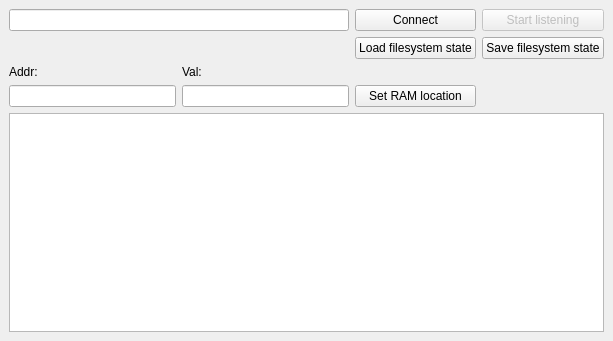
<?xml version="1.0" encoding="UTF-8"?>
<ui version="4.0">
 <class>SimMain</class>
 <widget class="QMainWindow" name="SimMain">
  <property name="geometry">
   <rect>
    <x>0</x>
    <y>0</y>
    <width>613</width>
    <height>341</height>
   </rect>
  </property>
  <property name="windowTitle">
   <string>SD2 Tester Sim</string>
  </property>
  <widget class="QWidget" name="centralwidget">
   <layout class="QGridLayout" name="gridLayout">
    <item row="0" column="0" colspan="2">
     <widget class="QLineEdit" name="domainSocketLine">
      <property name="text">
       <string/>
      </property>
     </widget>
    </item>
    <item row="5" column="0" colspan="4">
     <widget class="QPlainTextEdit" name="plainTextEdit"/>
    </item>
    <item row="0" column="2">
     <widget class="QPushButton" name="connectButton">
      <property name="text">
       <string>Connect</string>
      </property>
     </widget>
    </item>
    <item row="1" column="2">
     <widget class="QPushButton" name="loadStateButton">
      <property name="text">
       <string>Load filesystem state</string>
      </property>
     </widget>
    </item>
    <item row="0" column="3">
     <widget class="QPushButton" name="startListeningButton">
      <property name="enabled">
       <bool>false</bool>
      </property>
      <property name="text">
       <string>Start listening</string>
      </property>
     </widget>
    </item>
    <item row="1" column="3">
     <widget class="QPushButton" name="saveStateButton">
      <property name="text">
       <string>Save filesystem state</string>
      </property>
     </widget>
    </item>
    <item row="3" column="0">
     <widget class="QLabel" name="addrLabel">
      <property name="text">
       <string>Addr:</string>
      </property>
     </widget>
    </item>
    <item row="4" column="0">
     <widget class="QLineEdit" name="addrBox"/>
    </item>
    <item row="3" column="1">
     <widget class="QLabel" name="valLabel">
      <property name="text">
       <string>Val:</string>
      </property>
     </widget>
    </item>
    <item row="4" column="1">
     <widget class="QLineEdit" name="valBox"/>
    </item>
    <item row="4" column="2">
     <widget class="QPushButton" name="setRAMButton">
      <property name="text">
       <string>Set RAM location</string>
      </property>
     </widget>
    </item>
   </layout>
  </widget>
 </widget>
 <resources/>
 <connections/>
</ui>
